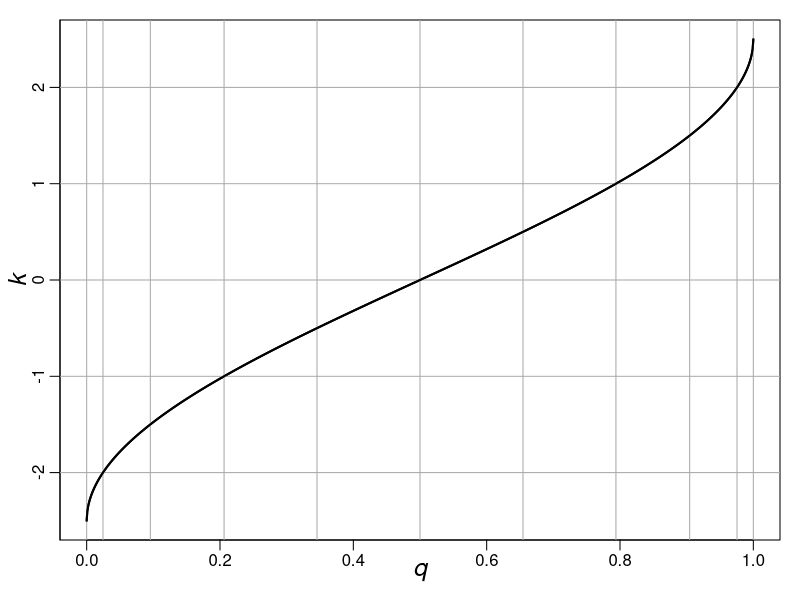

Write the R code that produced this figure.
n = 10
fade = 'darkgray'
pdf("k-q-plot.pdf", width=2.5, height=2.2, pointsize=8, family='serif')

par(mar=c(3.,3,1,1))

q.to.k = function(q,compression) {
    compression * (asin(2*q-1)/pi/2)
}

k.to.q = function(k,compression) {
    sin(k/compression*pi - pi/2)/2 + 0.5
}

q = seq(0,1,by=0.001)

plot(q, q.to.k(q, compression=n), type='l', lwd=2, xlab=NA, ylab=NA, xaxt='n', yaxt='n')
axis(side=1, at=(0:5)/5, mgp=c(1,0.5,0))
title(xlab=expression(italic(q)), line=1.3, cex.lab=1.5)
axis(side=2, at=seq(-5,5,by=1), mgp=c(1,0.6,0))
title(ylab=expression(italic(k)), line=1.5, cex.lab=1.5)

for (i in 0:n) {
    abline(h=i-5, col=fade)
    abline(v=k.to.q(i, compression=n), col=fade)
}
lines(q, q.to.k(q, compression=n), type='l', lwd=2)
dev.off()
